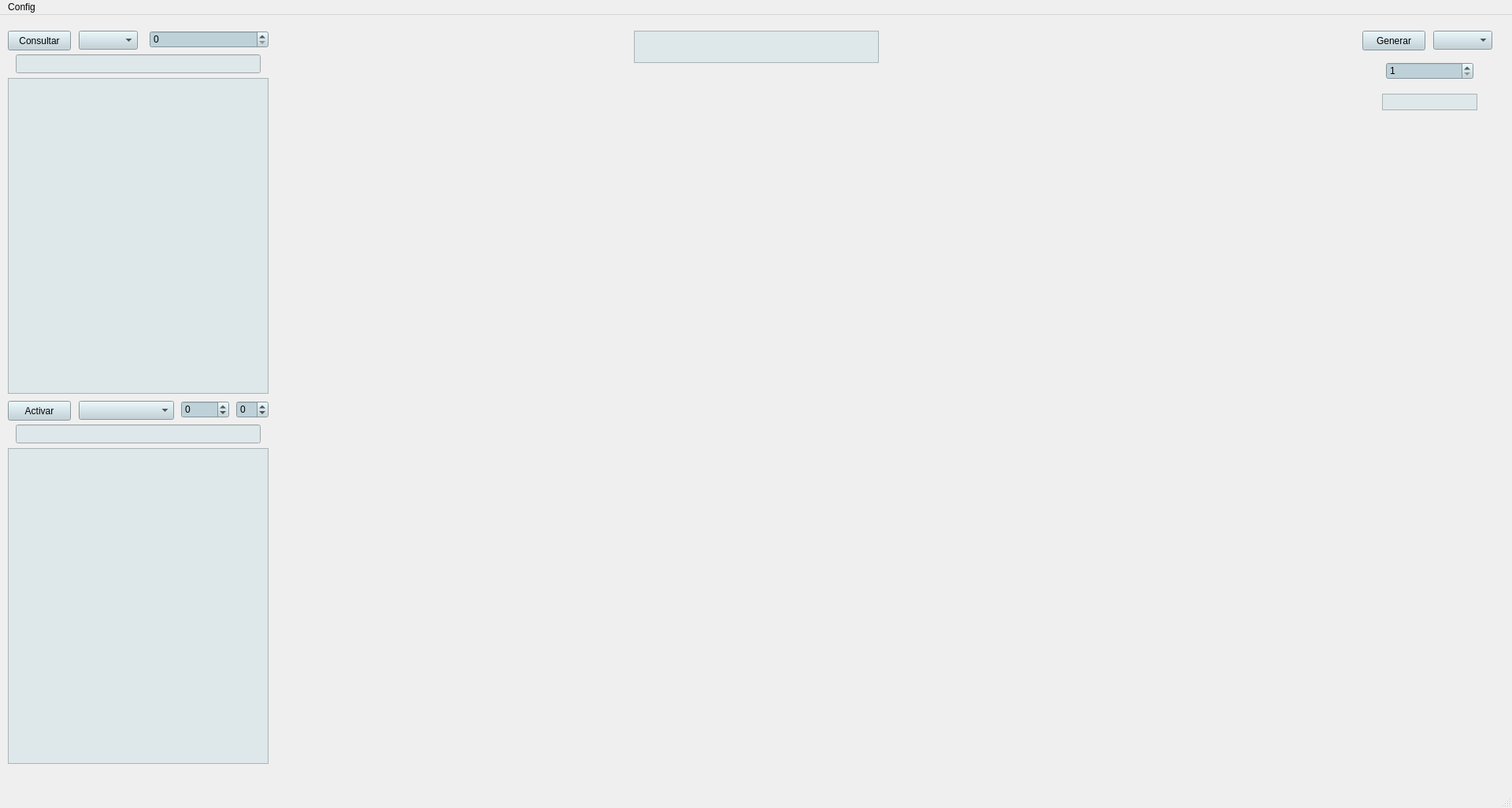
<?xml version="1.0" encoding="UTF-8"?>
<ui version="4.0">
 <class>MainWindow</class>
 <widget class="QMainWindow" name="MainWindow">
  <property name="geometry">
   <rect>
    <x>0</x>
    <y>0</y>
    <width>1920</width>
    <height>1026</height>
   </rect>
  </property>
  <property name="windowTitle">
   <string>MainWindow</string>
  </property>
  <widget class="QWidget" name="centralwidget">
   <widget class="QPushButton" name="pushButton_Consult">
    <property name="geometry">
     <rect>
      <x>10</x>
      <y>20</y>
      <width>80</width>
      <height>25</height>
     </rect>
    </property>
    <property name="styleSheet">
     <string notr="true">background:rgb(190,209,216);</string>
    </property>
    <property name="text">
     <string>Consultar</string>
    </property>
   </widget>
   <widget class="QListWidget" name="listWidget_Consult">
    <property name="geometry">
     <rect>
      <x>10</x>
      <y>80</y>
      <width>331</width>
      <height>401</height>
     </rect>
    </property>
    <property name="styleSheet">
     <string notr="true">background:rgb(222,232,235);</string>
    </property>
   </widget>
   <widget class="QComboBox" name="comboBox_Consults">
    <property name="geometry">
     <rect>
      <x>100</x>
      <y>20</y>
      <width>75</width>
      <height>24</height>
     </rect>
    </property>
    <property name="styleSheet">
     <string notr="true">background:rgb(190,209,216);</string>
    </property>
   </widget>
   <widget class="QListWidget" name="listWidget_Accion">
    <property name="geometry">
     <rect>
      <x>10</x>
      <y>550</y>
      <width>331</width>
      <height>401</height>
     </rect>
    </property>
    <property name="styleSheet">
     <string notr="true">background:rgb(222,232,235);</string>
    </property>
   </widget>
   <widget class="QComboBox" name="comboBox_Accion">
    <property name="geometry">
     <rect>
      <x>100</x>
      <y>490</y>
      <width>121</width>
      <height>24</height>
     </rect>
    </property>
    <property name="styleSheet">
     <string notr="true">background:rgb(190,209,216);</string>
    </property>
   </widget>
   <widget class="QPushButton" name="pushButton_Accion">
    <property name="geometry">
     <rect>
      <x>10</x>
      <y>490</y>
      <width>80</width>
      <height>25</height>
     </rect>
    </property>
    <property name="styleSheet">
     <string notr="true">background:rgb(190,209,216);</string>
    </property>
    <property name="text">
     <string>Activar</string>
    </property>
   </widget>
   <widget class="QPushButton" name="pushButton_Generate">
    <property name="geometry">
     <rect>
      <x>1730</x>
      <y>20</y>
      <width>80</width>
      <height>25</height>
     </rect>
    </property>
    <property name="styleSheet">
     <string notr="true">background:rgb(190,209,216);</string>
    </property>
    <property name="text">
     <string>Generar</string>
    </property>
   </widget>
   <widget class="QComboBox" name="comboBox_Generate">
    <property name="geometry">
     <rect>
      <x>1820</x>
      <y>20</y>
      <width>75</width>
      <height>24</height>
     </rect>
    </property>
    <property name="styleSheet">
     <string notr="true">background:rgb(190,209,216);</string>
    </property>
   </widget>
   <widget class="QLineEdit" name="lineEdit_Consult">
    <property name="geometry">
     <rect>
      <x>20</x>
      <y>50</y>
      <width>311</width>
      <height>24</height>
     </rect>
    </property>
    <property name="styleSheet">
     <string notr="true">background:rgb(222,232,235);</string>
    </property>
   </widget>
   <widget class="QLineEdit" name="lineEdit_Action">
    <property name="geometry">
     <rect>
      <x>20</x>
      <y>520</y>
      <width>311</width>
      <height>24</height>
     </rect>
    </property>
    <property name="styleSheet">
     <string notr="true">background:rgb(222,232,235);</string>
    </property>
   </widget>
   <widget class="QSpinBox" name="spinBox_Consult">
    <property name="geometry">
     <rect>
      <x>190</x>
      <y>20</y>
      <width>151</width>
      <height>22</height>
     </rect>
    </property>
    <property name="styleSheet">
     <string notr="true">background:rgb(190,209,216);</string>
    </property>
    <property name="maximum">
     <number>100000</number>
    </property>
   </widget>
   <widget class="QSpinBox" name="spinBox_Action1">
    <property name="geometry">
     <rect>
      <x>230</x>
      <y>490</y>
      <width>61</width>
      <height>22</height>
     </rect>
    </property>
    <property name="styleSheet">
     <string notr="true">background:rgb(190,209,216);</string>
    </property>
    <property name="minimum">
     <number>-1</number>
    </property>
    <property name="maximum">
     <number>100000</number>
    </property>
   </widget>
   <widget class="QSpinBox" name="spinBox_Action2">
    <property name="geometry">
     <rect>
      <x>300</x>
      <y>490</y>
      <width>41</width>
      <height>22</height>
     </rect>
    </property>
    <property name="styleSheet">
     <string notr="true">background:rgb(190,209,216);</string>
    </property>
    <property name="minimum">
     <number>-1</number>
    </property>
    <property name="maximum">
     <number>9</number>
    </property>
   </widget>
   <widget class="QLabel" name="label_background">
    <property name="geometry">
     <rect>
      <x>0</x>
      <y>0</y>
      <width>1921</width>
      <height>1061</height>
     </rect>
    </property>
    <property name="text">
     <string/>
    </property>
   </widget>
   <widget class="QSpinBox" name="spinBox_Generate">
    <property name="geometry">
     <rect>
      <x>1760</x>
      <y>60</y>
      <width>111</width>
      <height>22</height>
     </rect>
    </property>
    <property name="styleSheet">
     <string notr="true">background:rgb(190,209,216);</string>
    </property>
    <property name="minimum">
     <number>1</number>
    </property>
    <property name="maximum">
     <number>100000</number>
    </property>
   </widget>
   <widget class="QListWidget" name="listWidget_Generate">
    <property name="geometry">
     <rect>
      <x>1755</x>
      <y>100</y>
      <width>121</width>
      <height>21</height>
     </rect>
    </property>
    <property name="styleSheet">
     <string notr="true">background:rgb(222,232,235);</string>
    </property>
   </widget>
   <widget class="QPushButton" name="pushButton_Info">
    <property name="geometry">
     <rect>
      <x>1790</x>
      <y>850</y>
      <width>101</width>
      <height>111</height>
     </rect>
    </property>
    <property name="styleSheet">
     <string notr="true">#pushButton_Info{
background-color:transparent;
border-image:url(:/Images/Images/Logo.png);
background:none;
border:none;
background-repeat:none;
}
#pushButton_Info:checked
{
 border-image:url(:/Images/Images/Logo.png);
}</string>
    </property>
    <property name="text">
     <string/>
    </property>
   </widget>
   <widget class="QListWidget" name="listWidget_Winner">
    <property name="geometry">
     <rect>
      <x>805</x>
      <y>20</y>
      <width>311</width>
      <height>41</height>
     </rect>
    </property>
    <property name="font">
     <font>
      <pointsize>14</pointsize>
      <weight>75</weight>
      <bold>true</bold>
     </font>
    </property>
    <property name="styleSheet">
     <string notr="true">background:rgb(222,232,235);</string>
    </property>
   </widget>
   <widget class="QLabel" name="label_GIFS">
    <property name="geometry">
     <rect>
      <x>730</x>
      <y>330</y>
      <width>521</width>
      <height>391</height>
     </rect>
    </property>
    <property name="text">
     <string/>
    </property>
   </widget>
   <zorder>label_background</zorder>
   <zorder>pushButton_Consult</zorder>
   <zorder>listWidget_Consult</zorder>
   <zorder>comboBox_Consults</zorder>
   <zorder>listWidget_Accion</zorder>
   <zorder>comboBox_Accion</zorder>
   <zorder>pushButton_Accion</zorder>
   <zorder>pushButton_Generate</zorder>
   <zorder>comboBox_Generate</zorder>
   <zorder>lineEdit_Consult</zorder>
   <zorder>lineEdit_Action</zorder>
   <zorder>spinBox_Consult</zorder>
   <zorder>spinBox_Action1</zorder>
   <zorder>spinBox_Action2</zorder>
   <zorder>spinBox_Generate</zorder>
   <zorder>listWidget_Generate</zorder>
   <zorder>pushButton_Info</zorder>
   <zorder>listWidget_Winner</zorder>
   <zorder>label_GIFS</zorder>
  </widget>
  <widget class="QMenuBar" name="menubar">
   <property name="geometry">
    <rect>
     <x>0</x>
     <y>0</y>
     <width>1920</width>
     <height>20</height>
    </rect>
   </property>
   <widget class="QMenu" name="menuCOnfig">
    <property name="title">
     <string>Config</string>
    </property>
    <addaction name="actionTxtFiles"/>
    <addaction name="actionJudgment"/>
   </widget>
   <addaction name="menuCOnfig"/>
  </widget>
  <widget class="QStatusBar" name="statusbar"/>
  <action name="actionTxtFiles">
   <property name="text">
    <string>Text Files</string>
   </property>
  </action>
  <action name="actionJudgment">
   <property name="text">
    <string>Judgment</string>
   </property>
  </action>
 </widget>
 <resources/>
 <connections/>
</ui>
